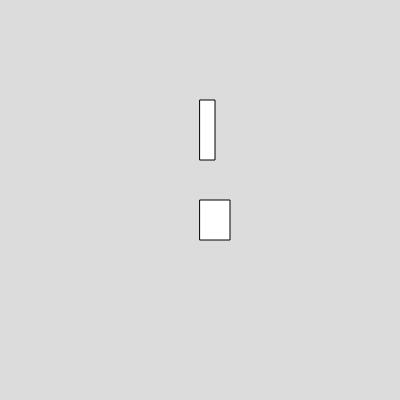
Frame 1 (no input)
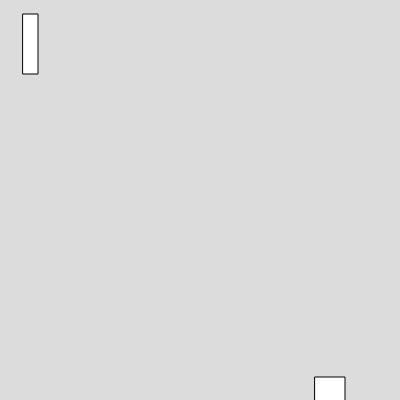
Frame 60 (no input)
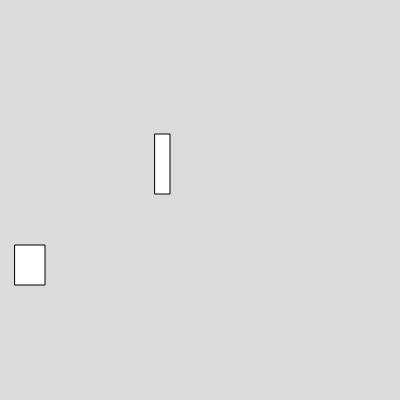
Frame 120 (the mouse pressed at the canvas centre since frame 60)

The p5.js sketch that drew these frames (run headless with seeded random() and noise() and a simulated clock; from frame 60 on, the mouse is pressed at the canvas centre):

// p5.js sketch
// ── sketch.js
var box1,box2
function setup() 
{
  createCanvas(400, 400);
  box1 = new Box(200,200,30,40,5,3)
  box2 = new Box(200,100,15,60,-3,-2)
}

function draw() 
{
  background(220);
box1.show()
box1.Move()
box1.move_up()
box1.bounce()
box1.bounce_x()
box2.show()
box2.Move()
box2.move_up()
box2.bounce()
box2.bounce_x()
}


// ── box.js
class Box
  {
    constructor(x,y,w,h,vx,vy)
    {
      this.x =x;
      this.y =y;
      this.w =w;
      this.h = h;
      this.vy = vy;
      this.vx = vx;
    }
    
    show()
    {
      rect(this.x,this.y,this.w,this.h)
    }
    
    move_up()
    {
      this.y = this.y+this.vy;
    }
    Move()
    {
      this.x = this.x + this.vx
    }
    bounce(){
      if(this.y <0 || this.y > height){
        this.vy = -this.vy
      }
    }
    bounce_x(){
      if(this.x <0 || this.x > width){
        this.vx = -this.vx
      }
  }
}
